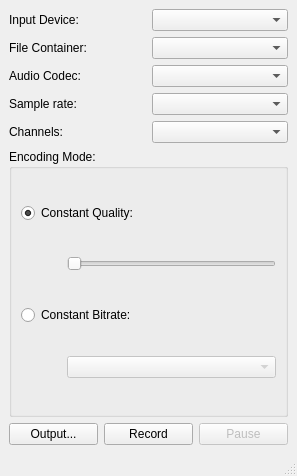
<?xml version="1.0" encoding="UTF-8"?>
<ui version="4.0">
 <class>AudioRecorder</class>
 <widget class="QMainWindow" name="AudioRecorder">
  <property name="geometry">
   <rect>
    <x>0</x>
    <y>0</y>
    <width>297</width>
    <height>476</height>
   </rect>
  </property>
  <property name="windowTitle">
   <string>Qt Multimedia Audio Recorder</string>
  </property>
  <widget class="QWidget" name="centralwidget">
   <layout class="QGridLayout" name="gridLayout_3">
    <item row="2" column="0">
     <widget class="QPushButton" name="outputButton">
      <property name="text">
       <string>Output...</string>
      </property>
     </widget>
    </item>
    <item row="2" column="2">
     <widget class="QPushButton" name="pauseButton">
      <property name="enabled">
       <bool>false</bool>
      </property>
      <property name="text">
       <string>Pause</string>
      </property>
     </widget>
    </item>
    <item row="1" column="0" colspan="3">
     <widget class="QGroupBox" name="groupBox">
      <property name="title">
       <string>Encoding Mode:</string>
      </property>
      <layout class="QGridLayout" name="gridLayout">
       <item row="0" column="0" colspan="2">
        <widget class="QRadioButton" name="constantQualityRadioButton">
         <property name="text">
          <string>Constant Quality:</string>
         </property>
         <property name="checked">
          <bool>true</bool>
         </property>
        </widget>
       </item>
       <item row="1" column="0">
        <spacer name="horizontalSpacer_2">
         <property name="orientation">
          <enum>Qt::Orientation::Horizontal</enum>
         </property>
         <property name="sizeType">
          <enum>QSizePolicy::Policy::Fixed</enum>
         </property>
         <property name="sizeHint" stdset="0">
          <size>
           <width>40</width>
           <height>20</height>
          </size>
         </property>
        </spacer>
       </item>
       <item row="1" column="1">
        <widget class="QSlider" name="qualitySlider">
         <property name="orientation">
          <enum>Qt::Orientation::Horizontal</enum>
         </property>
        </widget>
       </item>
       <item row="2" column="0" colspan="2">
        <widget class="QRadioButton" name="constantBitrateRadioButton">
         <property name="text">
          <string>Constant Bitrate:</string>
         </property>
        </widget>
       </item>
       <item row="3" column="0">
        <spacer name="horizontalSpacer">
         <property name="orientation">
          <enum>Qt::Orientation::Horizontal</enum>
         </property>
         <property name="sizeType">
          <enum>QSizePolicy::Policy::Fixed</enum>
         </property>
         <property name="sizeHint" stdset="0">
          <size>
           <width>40</width>
           <height>20</height>
          </size>
         </property>
        </spacer>
       </item>
       <item row="3" column="1">
        <widget class="QComboBox" name="bitrateBox">
         <property name="enabled">
          <bool>false</bool>
         </property>
        </widget>
       </item>
      </layout>
     </widget>
    </item>
    <item row="0" column="0" colspan="3">
     <layout class="QGridLayout" name="gridLayout_2">
      <item row="3" column="0">
       <widget class="QLabel" name="label_4">
        <property name="text">
         <string>Sample rate:</string>
        </property>
       </widget>
      </item>
      <item row="0" column="1">
       <widget class="QComboBox" name="audioDeviceBox"/>
      </item>
      <item row="2" column="0">
       <widget class="QLabel" name="label_2">
        <property name="text">
         <string>Audio Codec:</string>
        </property>
       </widget>
      </item>
      <item row="0" column="0">
       <widget class="QLabel" name="label">
        <property name="text">
         <string>Input Device:</string>
        </property>
       </widget>
      </item>
      <item row="1" column="0">
       <widget class="QLabel" name="label_3">
        <property name="text">
         <string>File Container:</string>
        </property>
       </widget>
      </item>
      <item row="1" column="1">
       <widget class="QComboBox" name="containerBox"/>
      </item>
      <item row="2" column="1">
       <widget class="QComboBox" name="audioCodecBox"/>
      </item>
      <item row="4" column="0">
       <widget class="QLabel" name="label_5">
        <property name="text">
         <string>Channels:</string>
        </property>
       </widget>
      </item>
      <item row="4" column="1">
       <widget class="QComboBox" name="channelsBox"/>
      </item>
      <item row="3" column="1">
       <widget class="QComboBox" name="sampleRateBox"/>
      </item>
     </layout>
    </item>
    <item row="2" column="1">
     <widget class="QPushButton" name="recordButton">
      <property name="text">
       <string>Record</string>
      </property>
     </widget>
    </item>
   </layout>
  </widget>
  <widget class="QStatusBar" name="statusbar"/>
 </widget>
 <resources/>
 <connections>
  <connection>
   <sender>constantQualityRadioButton</sender>
   <signal>toggled(bool)</signal>
   <receiver>qualitySlider</receiver>
   <slot>setEnabled(bool)</slot>
   <hints>
    <hint type="sourcelabel">
     <x>113</x>
     <y>197</y>
    </hint>
    <hint type="destinationlabel">
     <x>115</x>
     <y>223</y>
    </hint>
   </hints>
  </connection>
  <connection>
   <sender>constantBitrateRadioButton</sender>
   <signal>toggled(bool)</signal>
   <receiver>bitrateBox</receiver>
   <slot>setEnabled(bool)</slot>
   <hints>
    <hint type="sourcelabel">
     <x>173</x>
     <y>259</y>
    </hint>
    <hint type="destinationlabel">
     <x>190</x>
     <y>291</y>
    </hint>
   </hints>
  </connection>
  <connection>
   <sender>outputButton</sender>
   <signal>clicked()</signal>
   <receiver>AudioRecorder</receiver>
   <slot>setOutputLocation()</slot>
   <hints>
    <hint type="sourcelabel">
     <x>46</x>
     <y>340</y>
    </hint>
    <hint type="destinationlabel">
     <x>6</x>
     <y>302</y>
    </hint>
   </hints>
  </connection>
  <connection>
   <sender>recordButton</sender>
   <signal>clicked()</signal>
   <receiver>AudioRecorder</receiver>
   <slot>toggleRecord()</slot>
   <hints>
    <hint type="sourcelabel">
     <x>191</x>
     <y>340</y>
    </hint>
    <hint type="destinationlabel">
     <x>113</x>
     <y>317</y>
    </hint>
   </hints>
  </connection>
  <connection>
   <sender>pauseButton</sender>
   <signal>clicked()</signal>
   <receiver>AudioRecorder</receiver>
   <slot>togglePause()</slot>
   <hints>
    <hint type="sourcelabel">
     <x>252</x>
     <y>334</y>
    </hint>
    <hint type="destinationlabel">
     <x>258</x>
     <y>346</y>
    </hint>
   </hints>
  </connection>
 </connections>
 <slots>
  <slot>setOutputLocation()</slot>
  <slot>toggleRecord()</slot>
  <slot>togglePause()</slot>
 </slots>
</ui>
